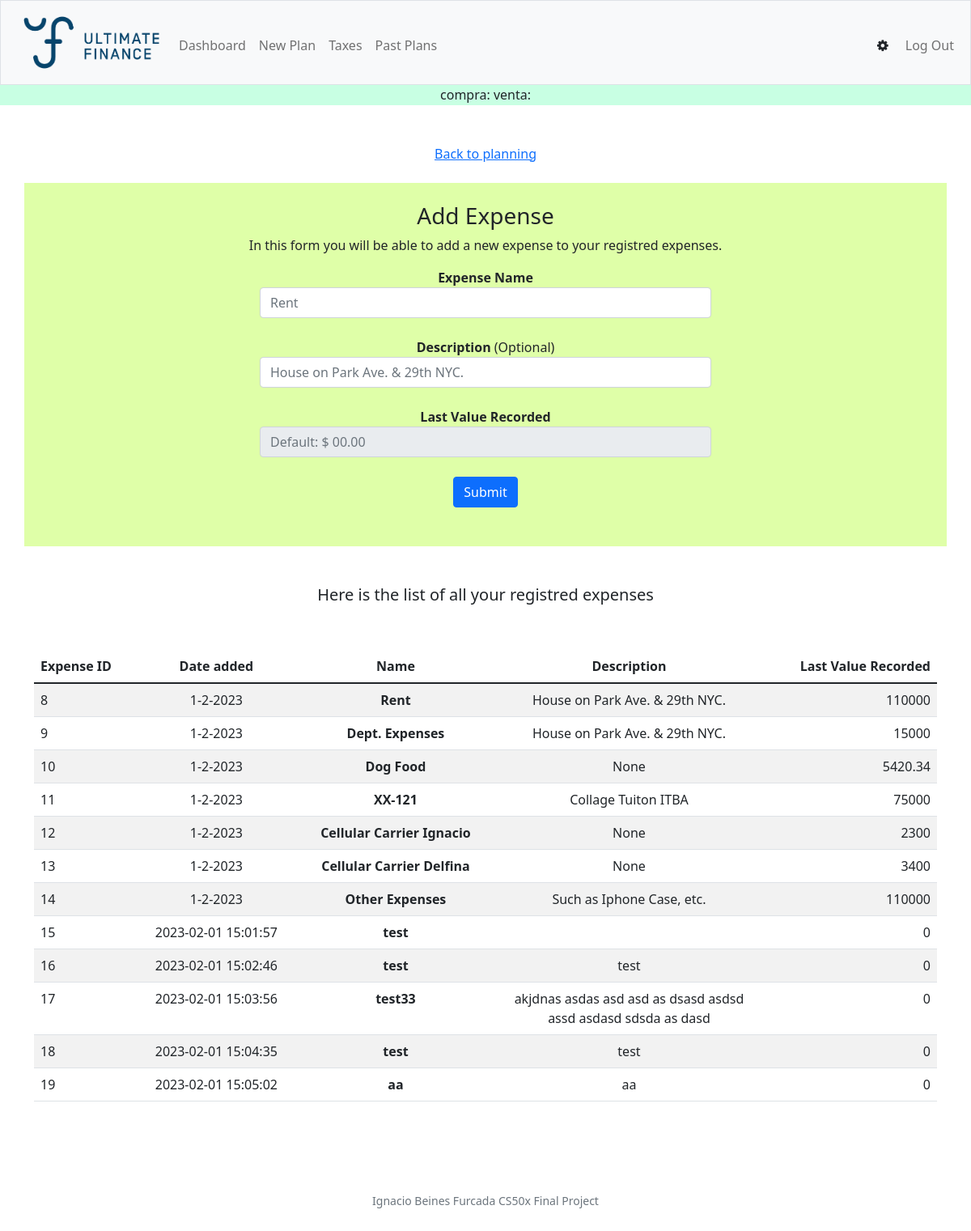
Page /add_expense (signed in) on the committed database.
### tables this page shows
CREATE TABLE expenses (id INTEGER PRIMARY KEY AUTOINCREMENT NOT NULL, day_added DATETIME NOT NULL,
name TEXT NOT NULL, description TEXT, past_value NUMERIC DEFAULT 0 NOT NULL, user_id INTEGER);

### app.py (the view, shortened to what this page needs)
@app.route("/add_expense", methods=["GET", "POST"])
@login_required
def add_expense():
    user_id = session["user_id"]
    name = db.execute("SELECT name FROM users WHERE id = ?", user_id)
    expenses = db.execute("SELECT * FROM expenses WHERE user_id = ?", user_id)
    return render_template("add_expense.html", expenses=expenses)

### app.py (called while the page is built)
@app.after_request
def after_request(response):
    response.headers["Cache-Control"] = "no-cache, no-store, must-revalidate"
    response.headers["Expires"] = 0
    response.headers["Pragma"] = "no-cache"
    return response

### extras.py (called while the page is built)
def login_required(f):
    @wraps(f)
    def decorated_function(*args, **kwargs):
        if session.get("user_id") is None:
            return redirect("/login")
        return f(*args, **kwargs)
    return decorated_function

### templates/add_expense.html (shortened to what this page needs)
{% extends "layout.html" %}
{% block main %}
<a href="/planning">Back to planning</a><br><br>
    <div class="add_expense container">
        <br>
        <h3>Add Expense</h3>
        <p>In this form you will be able to add a new expense to your registred expenses.</p>
        <form action="/add_expense" method="post">
            <div class="form-group col-6 " style="margin:auto">
              <label for="ExpenseName"><strong>Expense Name</strong></label>
              <input autocomplete="off" type="text" class="form-control" name="ExpenseName" id="ExpenseName" placeholder="Rent">
            </div><br>
            <div class="form-group col-6" style="margin:auto">
              <label for="ExpenseDescription"><strong>Description</strong> (Optional)</label>
              <input autocomplete="off" type="text" class="form-control" name="ExpenseDescription" id="ExpenseDescription" placeholder="House on Park Ave. & 29th NYC.">
            </div><br>
            <div class="form-group col-6" style="margin:auto">
                <label for="Past_Value"><strong>Last Value Recorded</strong></label>
                <input readonly type="text" id="Past_Value" class="form-control" placeholder="Default: $ 00.00">
            </div>
            <br> <button class="btn btn-primary" type="submit">Submit</button>
        </form>
        <br><br>
    </div><br><br>
            <h5>Here is the list of all your registred expenses</h5>
    <main class="container py-5 text-center">
        <table class="table table-striped">
            <thead>
                <tr>
                    <th class="text-start">Expense ID</th>
                    <th class="text-center">Date added</th>
                    <th class="text-center"><strong>Name</strong></th>
                    <th style="width:30%" class="text-center">Description</th>
                    <th class="text-end">Last Value Recorded</th>
                </tr>
            </thead>
           <tbody>
                {% for expense in expenses %}
                    <tr>
                        <td class="text-start">{{ expense.id }}</td>
                        <td class="text-center">{{ expense.day_added }}</td>
                        <td class="text-center"><strong>{{ expense.name }}</strong></td>
                        <td class="text-center">{{ expense.description }}</td>
                        <td class="text-end">{{ expense.past_value }}</td>
                    </tr>
                {% endfor %}
            </tbody>
        </table>
    </main>
{% endblock %}

### static/styles.css (style rules this page uses)
body { min-height: 100vh; display: flex; flex-direction: column; }
.add_expense { background-color: rgba(193, 255, 86, 0.515); }
.container { text-align:center; margin: 0 auto; position: relative; }
form { text-align: center; align-items: center; }

### rows in the picture
expenses: id "8", day_added "1-2-2023", name "Rent", description "House on Park Ave. & 29th NYC.", past_value "110000"
expenses: id "9", day_added "1-2-2023", name "Dept. Expenses", description "House on Park Ave. & 29th NYC.", past_value "15000"
expenses: id "10", day_added "1-2-2023", name "Dog Food", description "None", past_value "5420.34"
expenses: id "11", day_added "1-2-2023", name "XX-121", description "Collage Tuiton ITBA", past_value "75000"
expenses: id "12", day_added "1-2-2023", name "Cellular Carrier Ignacio", description "None", past_value "2300"
expenses: id "13", day_added "1-2-2023", name "Cellular Carrier Delfina", description "None", past_value "3400"
expenses: id "14", day_added "1-2-2023", name "Other Expenses", description "Such as Iphone Case, etc.", past_value "110000"
expenses: id "15", day_added "2023-02-01 15:01:57", name "test", past_value "0"
expenses: id "16", day_added "2023-02-01 15:02:46", name "test", description "test", past_value "0"
expenses: id "17", day_added "2023-02-01 15:03:56", name "test33", description "akjdnas asdas asd asd as dsasd asdsd assd asdasd sdsda as dasd", past_value "0"
expenses: id "18", day_added "2023-02-01 15:04:35", name "test", description "test", past_value "0"
expenses: id "19", day_added "2023-02-01 15:05:02", name "aa", description "aa", past_value "0"
